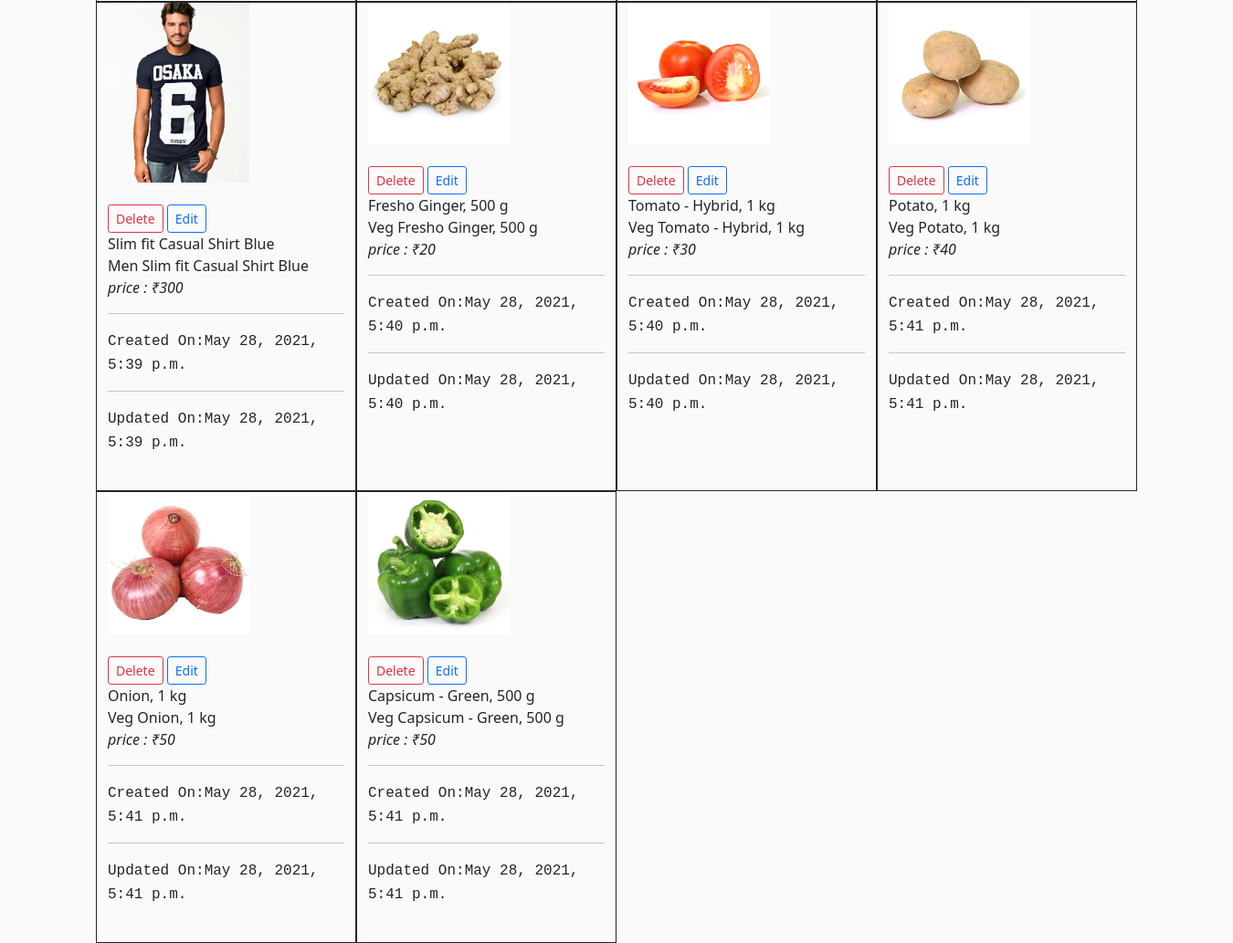
/dash/listproduct (signed in, lower part), run on an earlier commit of the app's database.
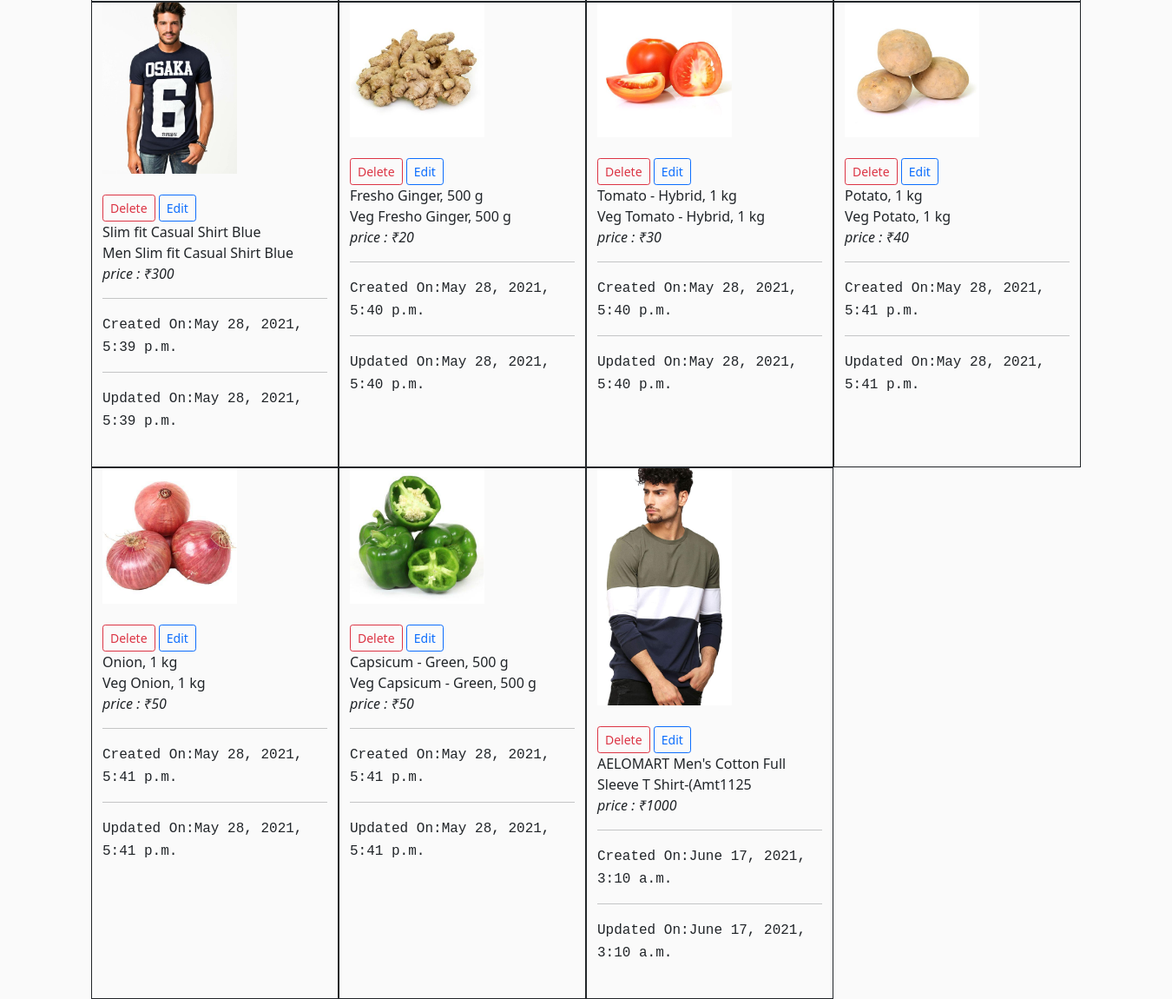
And on a later commit of the database.
### store/models.py (models this page shows, shortened)
class Product(models.Model):
    name = models.CharField(max_length=200)
    price = models.IntegerField(default=0)
    category = models.ForeignKey(Category, on_delete=models.CASCADE, default=1)
    description = models.CharField(max_length=200,default='',blank=True)
    image = models.ImageField(upload_to='products/')
    submitted_at = models.DateTimeField(auto_now_add=True)
    updated_at = models.DateTimeField(auto_now=True)

### adminpanel/views.py (the view)
# urls.py: path('listproduct',listproduct.as_view(),name='listproduct'),
class listproduct(View):
	template_name = 'list_product.html'
	@method_decorator(login_required(login_url='login'))
	def get(self,request):
		product = Product.objects.all()
		mydictionary={
			'cat': product
		}
		return render(request,self.template_name,mydictionary)

### adminpanel/templates/list_product.html (shortened to what this page needs)
{% extends 'base1.html' %}
{% load static %}
  {% block content %}
<div class="container" style="margin-top:50px;">
  <div class="row equal">
      <br>
    {% for item in cat %}
      <div class="col-md-3 d-flex pb-3 border border-dark">
          <div class="card-sl">
              <div class="card-image">
                <img style="width: 60%;" src="{{item.image.url}}">
              </div>
              <br>
              <a class="card-action btn btn-sm btn-outline-danger" href="{% url 'deleteproduct' item.id %}">Delete</a>
              <a class="card-action btn btn-sm btn-outline-primary" href="{% url 'update' item.id %}">Edit</a>
              <div class="card-heading">
                {{item.name}}
              </div>
              <div class="card-text">
                {{item.description}}
              </div>
              <div class="card-text">
               <p class="fst-italic">price : ₹{{item.price}}</p>
              </div>
              <hr>
              <div class="card-text">
               <span  class="font-monospace">Created On:{{item.submitted_at}}</span>
               <br>
               <hr>
               <span class="font-monospace">Updated On:{{item.updated_at}}</span>
              </div>
              <br>
          </div>
      </div>
      {% endfor %}
  </div>
  {% endblock %}

What changed in the data, as far as the page shows it:
added Product: image (picture), name "AELOMART Men's Cotton Full Sleeve T Shirt-(Amt1125", price "1000", submitted_at "June 17, 2021, 3:10 a.m.", updated_at "June 17, 2021, 3:10 a.m."
